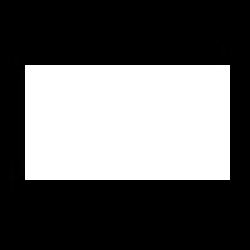
#> input picture image/rectangle.jpg, 50 x 50 px (shown 5 times larger)
$ python RepresentationMain.py
#> lines starting #> are read from the running program, lines starting #| are printed output that depends on the picture
### Segmentation.py
import numpy


def generate_mask(i):
    mask = numpy.zeros((i, i))
    mask = mask - 1
    mask[int(i/2)][int(i/2)] = i * i - 1
    return mask


def segmentation(mask_size, image):
    mask = generate_mask(mask_size)
    [m, n] = numpy.shape(image)
    newImg = numpy.zeros([m, n])
    leftBoundary = int(mask_size/2)
    rightBoundary = leftBoundary + 1
    for i in range(leftBoundary, m-rightBoundary):
        for j in range(leftBoundary, n-rightBoundary):
            value = numpy.sum(mask * image[i-leftBoundary:i+rightBoundary, j-leftBoundary:j+rightBoundary])
            if value < 0:
                value = 0
            elif value > 255:
                value = 255

            newImg[i][j] = value
    return newImg

### Representation.py
import numpy


def find_start(image):
    size = numpy.shape(image)
    for i in range(size[0]):
        for j in range(size[1]):
            if image[i][j] > 128:
                return[i, j]


def represent_4_direction(image):
    representation = []
    trace = []
    start = find_start(image)
    return_to_start = False
    current = [start[0], start[1]]
    while(not return_to_start):
        valid = False

        if image[current[0]][current[1]+1] > 128 and [current[0], current[1]+1] not in trace:
            representation.append(0)
            current[1] += 1
            trace.append([current[0], current[1]])
            valid = True

        elif image[current[0]-1][current[1]] > 128 and [current[0]-1, current[1]] not in trace:
            representation.append(1)
            current[0] -= 1
            trace.append([current[0], current[1]])
            valid = True

        elif image[current[0]][current[1]-1] > 128 and [current[0], current[1]-1] not in trace:
            representation.append(2)
            current[1] -= 1
            trace.append([current[0], current[1]])
            valid = True

        elif image[current[0]+1][current[1]] > 128 and [current[0]+1, current[1]] not in trace:
            representation.append(3)
            current[0] += 1
            trace.append([current[0], current[1]])
            valid = True

        # if not valid:
        #     representation.pop()
            # current

        return_to_start = (start == current)

    return representation

def diff(current, next):
    x = [3, 2, 1, 0]
    step = 0
    start = x.index(current)
    finish = next
    while True:
        if x[start] == finish:
            break
        start -= 1
        step += 1
    return step

def compare(source, image):
    originalChainCode = represent_4_direction(source)
    rotatedChainCode = represent_4_direction(image)

    originalDiff = [diff(originalChainCode[i], originalChainCode[i+1])
                    for i in range(0, len(originalChainCode)-1)]
    rotatedDiff = [diff(rotatedChainCode[i], rotatedChainCode[i+1])
                   for i in range(0, len(rotatedChainCode)-1)]

    originalDiff.append(diff(originalChainCode[len(originalChainCode) - 1], originalChainCode[0]))
    rotatedDiff.append(diff(rotatedChainCode[len(rotatedChainCode) - 1], rotatedChainCode[0]))

    sourceDiff = originalDiff + originalDiff
    originalDiffCode = ""
    rotatedDiffCode = ""

    for code in sourceDiff:
        originalDiffCode += str(code)
    for rd in rotatedDiff:
        rotatedDiffCode += str(rd)

    # [7 lines of commented-out code are left out]

    return (rotatedDiffCode in originalDiffCode)

### RepresentationMain.py
import matplotlib.pyplot as pyplot
import PointProcessing as pp
import MorphologicalProcessing as morph
import Segmentation as segment
import Representation as rep
import numpy
from PIL import Image

original = Image.open("image/rectangle.jpg")
#> original is the input picture: PIL image 50x50 L; min 0, max 255, mean 96.2
original = numpy.array(original)

shifted = Image.open("image/rectangle_shifted.jpg")
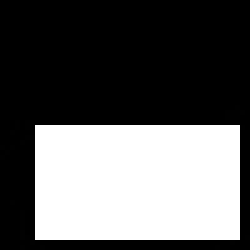
#> input picture image/rectangle_shifted.jpg, 50 x 50 px (shown 5 times larger)
#> shifted is the input picture: PIL image 50x50 L; min 0, max 255, mean 96.2
shifted = numpy.array(shifted)

rotated = numpy.transpose(original)
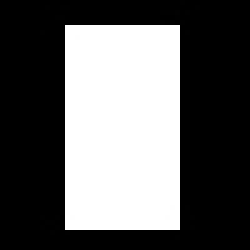
#> rotated: shape (50, 50) (shown 5 times larger); min 0, max 255, mean 96.2

# im = pp.rgb_to_gray(im)
ori_seg = segment.segmentation(3, original)
#> after the loop in segmentation, `for i in range(leftBoundary, m-rightBoundary):`:
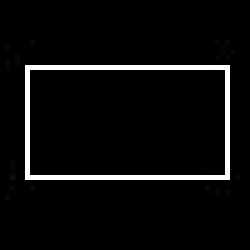
#> newImg: shape (50, 50) float64 (shown 5 times larger); min 0, max 255, mean 12.7
shift_seg = segment.segmentation(3, shifted)
rot_seg = segment.segmentation(3, rotated)
#> call 3 of segmentation, with mask_size = 3
#> after the loop in segmentation (call 3), `for i in range(leftBoundary, m-rightBoundary):`:
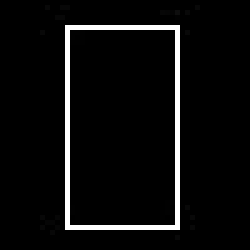
#> newImg: shape (50, 50) float64 (shown 5 times larger); min 0, max 255, mean 12.7

f = pyplot.figure()
f.add_subplot(3, 2, 1)
pyplot.title('original')
pyplot.imshow(original, cmap = pyplot.get_cmap('gray'))

f.add_subplot(3, 2, 2)
pyplot.title('original segmented')
pyplot.imshow(ori_seg, cmap = pyplot.get_cmap('gray'))

f.add_subplot(3, 2, 3)
pyplot.title('shifted')
pyplot.imshow(shifted, cmap = pyplot.get_cmap('gray'))

f.add_subplot(3, 2, 4)
pyplot.title('shifted segmented')
pyplot.imshow(shift_seg, cmap = pyplot.get_cmap('gray'))

f.add_subplot(3, 2, 5)
pyplot.title('rotated')
pyplot.imshow(rotated, cmap = pyplot.get_cmap('gray'))

f.add_subplot(3, 2, 6)
pyplot.title('rotated segmented')
pyplot.imshow(rot_seg, cmap = pyplot.get_cmap('gray'))

pyplot.show()

compared = rep.compare(ori_seg, shift_seg)
#> in represent_4_direction, `start = find_start(image)`: start = [13, 5]
#> after the loop in represent_4_direction, `while(not return_to_start):`: representation = 124 values, max 3 at index 40, min 0 at index 0, mean 1.35; trace = 124 pairs, first value 13 to 35, second value 5 to 45
#> in compare, `originalChainCode = represent_4_direction(source)`: originalChainCode has the same summary as representation in represent_4_direction
#> in compare, `rotatedChainCode = represent_4_direction(image)`: rotatedChainCode has the same summary as representation in represent_4_direction
#> in compare, `originalDiff = [diff(originalChainCode[i], originalChainCode[i+1]) for..`: originalDiff = 123 values, max 3 at index 39, min 0 at index 0, mean 0.0732
#> in compare, `rotatedDiff = [diff(rotatedChainCode[i], rotatedChainCode[i+1]) for i ..`: rotatedDiff has the same summary as originalDiff
#> in compare, `sourceDiff = originalDiff + originalDiff`: sourceDiff = 248 values, max 3 at index 39, min 0 at index 0, mean 0.0968
#> the loop in compare, `for code in sourceDiff:` made 248 passes
#> (code, originalDiffCode) on passes 2 to 4: (0, '00'), (0, '000'), (0, '0000')
#> the loop in compare, `for rd in rotatedDiff:` made 124 passes
#> (rd, rotatedDiffCode) on passes 2 to 13: (0, '00'), (0, '000'), (0, '0000'), (0, '00000'), (0, '000000'), (0, '0000000'), (0, '00000000'), (0, '000000000'), (0, '0000000000'), (0, '00000000000'), (0, '000000000000'), (0, '0000000000000')
#> rd on passes 41 to 46: 0, 0, 0, 0, 0, 0
#> compared = True
print("\nDiff original dan shifted : ", end="")
print( "SAMA" if compared else "BEDA")
#| SAMA

compared = rep.compare(ori_seg, rot_seg)
#> the loop in compare (call 2), `for code in sourceDiff:` made 248 passes
#> the loop in compare (call 2), `for rd in rotatedDiff:` made 124 passes
print("\nDiff original dan rotated : ", end="")
print( "SAMA" if compared else "BEDA")
#| SAMA
